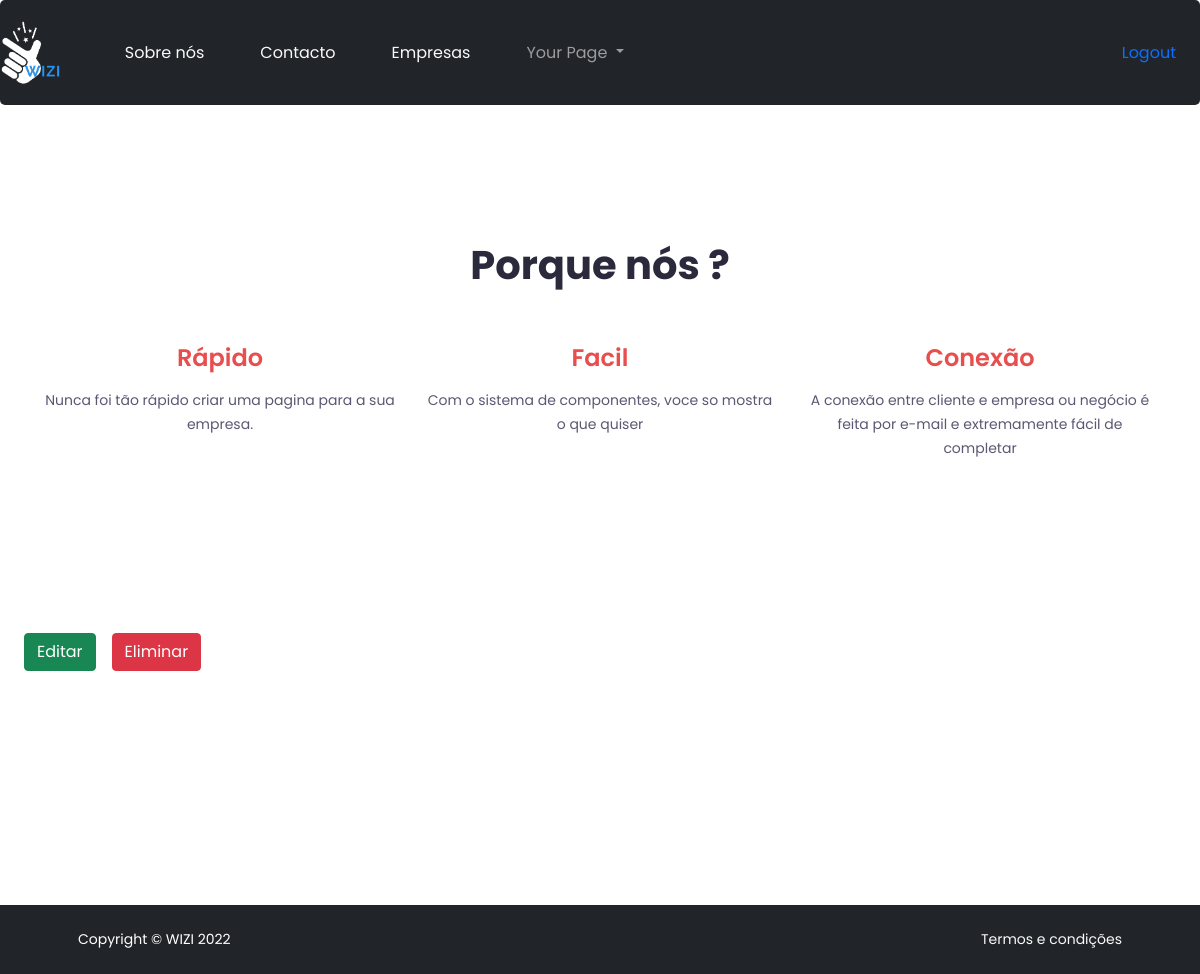
Before: /why/ (signed in) with the older database file.
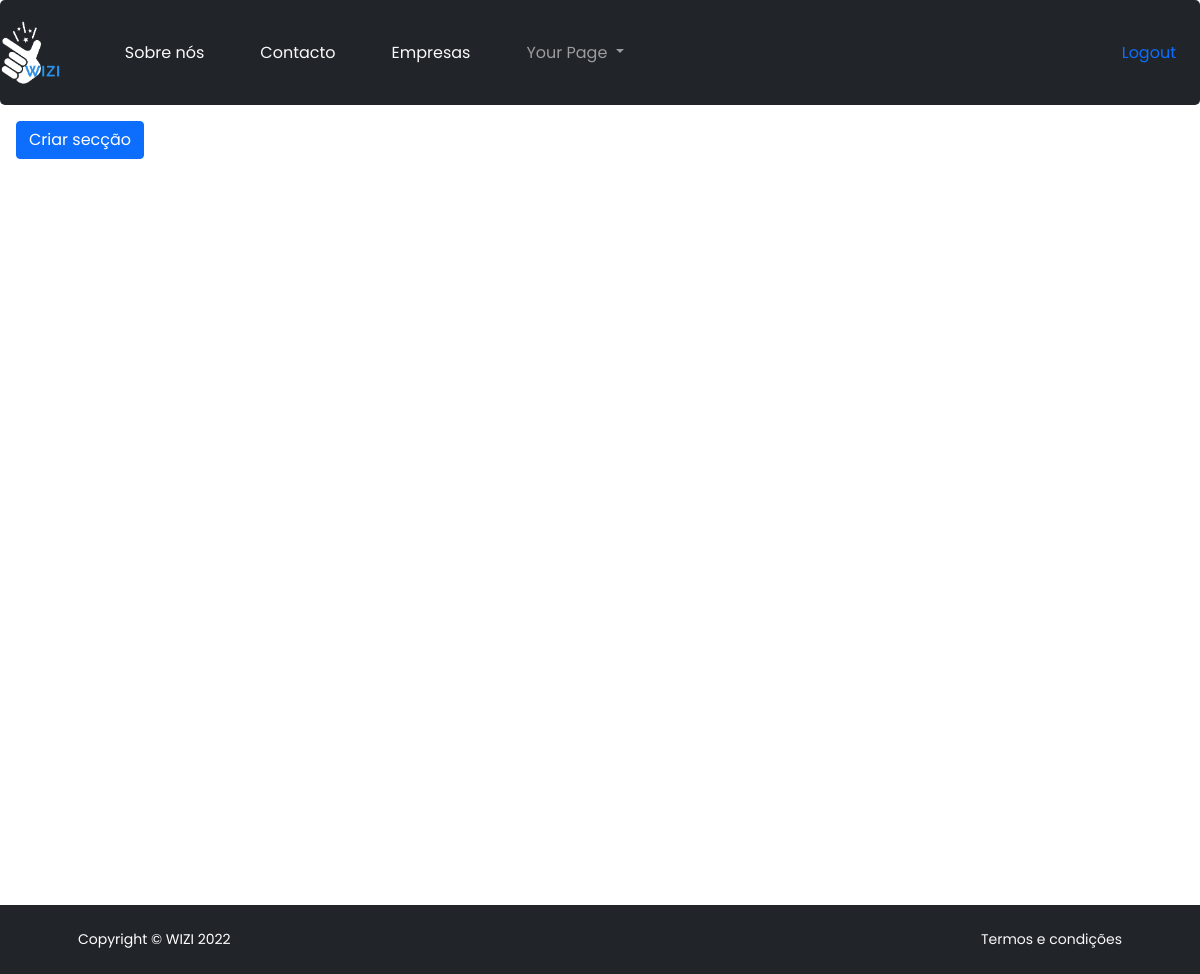
After: the same page with the newer database file.
### src/models.py (models this page shows)
class WhyUs(models.Model):
    company = models.OneToOneField(Company, on_delete=models.CASCADE)
    title1 = models.CharField(max_length=25, blank=True, null=True)
    reason1 = models.TextField(max_length=100, blank=True, null=True)
    title2 = models.CharField(max_length=25, blank=True, null=True)
    reason2 = models.TextField(max_length=100, blank=True, null=True)
    title3 = models.CharField(max_length=25, blank=True, null=True)
    reason3 = models.TextField(max_length=100, blank=True, null=True)

### src/views.py (the view)
# urls.py: path('why/', listing_why),
@login_required
def listing_why(request):
    try:
        company = Company.objects.get(user=request.user)
    except Company.DoesNotExist:
        company = None
    try:
        why = WhyUs.objects.get(company=company)
    except WhyUs.DoesNotExist:
        why = ''
    context = {
        "why": why,
        "company": company,
    }
    return render (request, "list_why.html", context)

### templates/list_why.html (shortened to what this page needs)
{% extends 'base.html' %}
{% load static %}
{% block content %}
<div class="w-100 h-100 p-3" style="background-color: white;">
{% if company %}
    {% if why != '' %}
        <section id="features" class="features_area pt-120">
            <div class="container">
                <div class="row justify-content-center">
                    <div class="col-lg-6">
                        <div class="section_title text-center pb-25">
                            <h4 class="title wow fadeInUp" data-wow-duration="1.3s" data-wow-delay="0.2s">Porque nós ?</h4>
                        </div>
                    </div>
                </div>
                <div class="row justify-content-center">
                    <div class="col-lg-4 col-md-7">
                        <div class="single_features text-center mt-30 wow fadeInUp" data-wow-duration="1.3s"
                            data-wow-delay="0.2s">
                            <h4 class="features_title">{{ why.title1 }}</a></h4>
                            <p>{{ why.reason1 }}</p>
                        </div>
                    </div>
                    <div class="col-lg-4 col-md-7">
                        <div class="single_features text-center mt-30 wow fadeInUp" data-wow-duration="1.3s"
                            data-wow-delay="0.4s">
                            <h4 class="features_title">{{ why.title2 }}</a></h4>
                            <p>{{ why.reason2 }}</p>
                        </div>
                    </div>
                    <div class="col-lg-4 col-md-7">
                        <div class="single_features text-center mt-30 wow fadeInUp" data-wow-duration="1.3s"
                            data-wow-delay="0.6s">
                            <h4 class="features_title">{{ why.title3 }}</a></h4>
                            <p>{{ why.reason3 }}</p>
                        </div>
                    </div>
                </div>
            </div>
        </section>
        <div class="h-50 align-items-center d-flex">
            <a href="/why/update/"><button type="submit" class="btn btn-success mx-2">Editar</button></a>
            <a href="/why/delete/"><button type="submit" class="btn btn-danger mx-2">Eliminar</button></a>
        </div>
    {% else %}
        <a href=" {% url 'create-why' %} "><button type="submit" class="btn btn-primary">Criar secção</button></a>
    {% endif %}
{% else %}
<h1>Ainda nao tem um pagina</h1>
    <br/>
    <a href="/companies/"><button type="submit" class="btn btn-primary">WIZI</button></a>
{% endif %}
</div>
{% endblock content %}

### templates/base.html (shortened to what this page needs)
{% load static %}
{% include 'navbar.html' %}
<!DOCTYPE html>
<html lang="en">
  <head>
    <link rel="stylesheet" href="https://stackpath.bootstrapcdn.com/bootstrap/4.3.1/css/bootstrap.min.css">
    <link rel="stylesheet" href="{% static 'assets/css/animate.css' %}">
    <link rel="stylesheet" href="{% static 'assets/css/tiny-slider.css' %}">
    <link rel="stylesheet" href="{% static 'assets/css/LineIcons.2.0.css' %}">
    <link rel="stylesheet" href="{% static 'assets/css/bootstrap-5.0.0-beta1.min.css' %}">
    <link rel="stylesheet" href="{% static 'assets/css/default.css' %}">
    <link rel="stylesheet" href="{% static 'assets/css/style.css' %}">
  </head>
  <body>
    {% block content %}
    {% endblock content %}
    <footer class="bg-dark py-4 mt-auto">
      <div class="container px-5">
          <div class="row align-items-center justify-content-between flex-column flex-sm-row">
              <div class="col-auto"><div class="small m-0 text-white">Copyright &copy; WIZI 2022</div></div>
              <div class="col-auto">
                  <a class="link-light small" href="/conditions/">Termos e condições</a>
              </div>
          </div>
      </div>
  </footer>
  </body>
</html>

### templates/navbar.html (shortened to what this page needs)
{% load static %}
<nav class="navbar navbar-expand-lg navbar-dark bg-dark" style="background-color: black">
  <a class="navbar-brand" href="/"><img src="{% static 'wizilogo.png' %}" style="width: 65px; height: 65px;"/></a>
  <div class="collapse navbar-collapse" id="navbarSupportedContent" style="background-color: #212529">
    <ul class="navbar-nav mr-auto">
      <li class="nav-item active">
        <a class="nav-link text-light" href="/about/">Sobre nós</span></a>
      </li>
      <li class="nav-item active">
        <a class="nav-link text-light" href="/contact/">Contacto</span></a>
      </li>
      <li class="nav-item active">
        <a class="nav-link text-light" href="/all_companies/">Empresas</span></a>
      </li>
      {% if request.user.is_authenticated %}
      <li class="nav-item dropdown">
        <a class="nav-link dropdown-toggle" href="#" id="navbarDropdown" role="button" data-toggle="dropdown" aria-haspopup="true" aria-expanded="false">
          Your Page
        </a>
      </li>
      {% endif %}
    </ul>
    <form class="d-flex px-4" >
      {% if request.user.is_authenticated %}
            <a href=" {% url 'account_logout' %} " class="ui item">
                Logout
            </a>
        {% else %}
        <a href="{% url 'account_login' %}" class="ui item">
                Login
            </a>
        {% endif %}
    </form>
  </div>
</nav>

### static/assets/css/style.css (style rules this page uses)
html { scroll-behavior: smooth; }
body { font-family: "Poppins", sans-serif; font-weight: normal; font-style: normal; color: #5A5872; }
* { margin: 0; padding: 0; box-sizing: border-box; }
img { max-width: 100%; }
i, span, a { display: inline-block; text-decoration: none; }
audio, canvas, iframe, img, svg, video { vertical-align: middle; }
ul, ol { margin: 0px; padding: 0px; list-style-type: none; }
.navbar { padding: 20px 0; border-radius: 5px; position: relative; transition: all 0.3s ease-out 0s; }
.navbar-brand { padding: 0; }
.navbar-brand img { width: 150px; }
.navbar-nav .nav-item { position: relative; margin-left: 40px; }
.navbar-nav .nav-item a { font-size: 16px; font-weight: 400; color: #fff; transition: all 0.3s ease-out 0s; padding: 10px 0; position: relative; }
.navbar-nav .nav-item a::before { position: absolute; content: ''; bottom: 0px; left: 0; width: 0; height: 3px; background-color: #fff; transition: all 0.3s ease-out 0s; }

Changed rows visible on the page:
removed WhyUs: title1 "Rápido", reason1 "Nunca foi tão rápido criar uma pagina para a sua empresa.", title2 "Facil", reason2 "Com o sistema de componentes, voce so mostra o que quiser", title3 "Conexão", reason3 "A conexão entre cliente e empresa ou negócio é feita por e-mail e extremamente fácil de completar"
Other visible differences:
text no longer shown: "Porque nós ? Editar Eliminar"
text now shown: "Criar secção"
